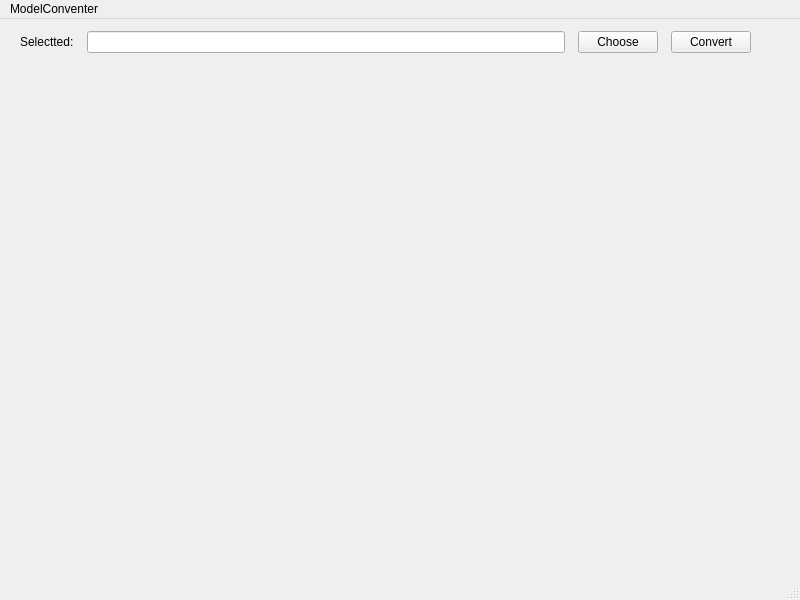
<?xml version="1.0" encoding="UTF-8"?>
<ui version="4.0">
 <class>MainWindow</class>
 <widget class="QMainWindow" name="MainWindow">
  <property name="geometry">
   <rect>
    <x>0</x>
    <y>0</y>
    <width>800</width>
    <height>600</height>
   </rect>
  </property>
  <property name="windowTitle">
   <string>MainWindow</string>
  </property>
  <widget class="QWidget" name="centralwidget">
   <property name="layoutDirection">
    <enum>Qt::LeftToRight</enum>
   </property>
   <widget class="QWidget" name="horizontalLayoutWidget">
    <property name="geometry">
     <rect>
      <x>20</x>
      <y>10</y>
      <width>731</width>
      <height>26</height>
     </rect>
    </property>
    <layout class="QHBoxLayout">
     <property name="spacing">
      <number>13</number>
     </property>
     <item>
      <widget class="QLabel" name="label">
       <property name="text">
        <string>Selectted:</string>
       </property>
      </widget>
     </item>
     <item>
      <widget class="QLineEdit" name="editFilePath"/>
     </item>
     <item>
      <widget class="QPushButton" name="btnFileChoose">
       <property name="text">
        <string>Choose</string>
       </property>
      </widget>
     </item>
     <item>
      <widget class="QPushButton" name="btnConvert">
       <property name="text">
        <string>Convert</string>
       </property>
      </widget>
     </item>
    </layout>
   </widget>
  </widget>
  <widget class="QMenuBar" name="menubar">
   <property name="geometry">
    <rect>
     <x>0</x>
     <y>0</y>
     <width>800</width>
     <height>22</height>
    </rect>
   </property>
   <widget class="QMenu" name="menuModelConventer">
    <property name="title">
     <string>ModelConventer</string>
    </property>
   </widget>
   <addaction name="menuModelConventer"/>
  </widget>
  <widget class="QStatusBar" name="statusbar"/>
 </widget>
 <resources/>
 <connections/>
</ui>
